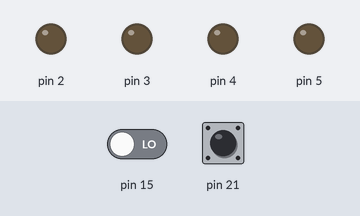
Bench run of a sketch on a simulated Arduino Mega 2560, built with avr-gcc and run on an emulated ATmega2560. Parts: output pins drawn as LEDs (lit = HIGH). Dashed ring = blinking. The test bench sets the inputs (shaded band); at power-on: pin 15 LOW, pin 21 HIGH.

Above: at 5.0 s.
5.1 s: pin 15 driven HIGH
At 5.17 s:
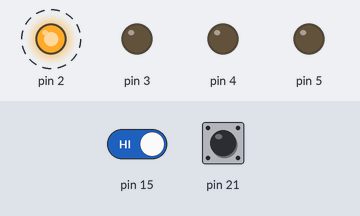
8.1 s: pin 21 pulled LOW for 0.15 s
At 8.6 s:
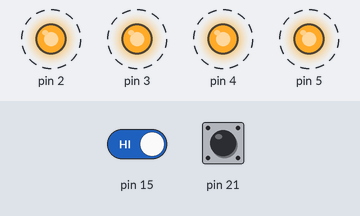
11.1 s: pin 15 driven LOW
At 11.67 s:
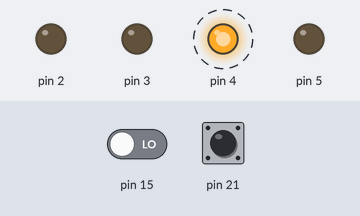
14.1 s: pin 21 pulled LOW for 1 s
At 14.4 s:
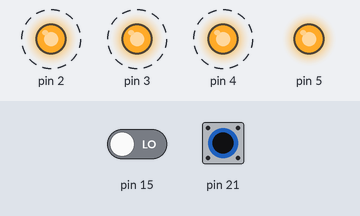
Timing chart, 0 to 18.1 s (numbered marks = the images above; inputs shaded):
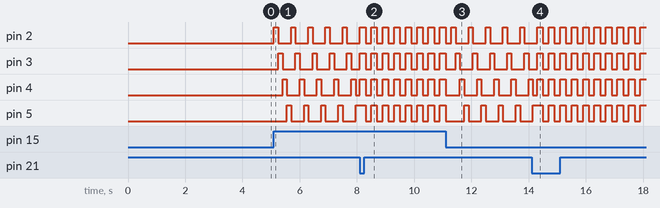

The sketch:

9_add_project.ino
```cpp
#define F_CPU 16000000L
#include <avr/io.h>
#include <avr/interrupt.h>
#include <util/delay.h>
#include <util/atomic.h>

// 매크로 함수 정의
#define set_bit(value, bit) (value |= (1 << bit))
#define clear_bit(value, bit) (value &= ~(1 << bit))

// 모드 관리를 위한 휘발성 변수 선언
// mode 0: 대기, mode 1: 비상 점멸, mode 2: 순차 순환
volatile uint8_t mode = 0;

// 외부 인터럽트 0 서비스 루틴 (INT0)
ISR(INT0_vect) {
    mode = 1; // 비상 모드로 변경
}

// 핀 변화 인터럽트 1 서비스 루틴 (PCINT1)
ISR(PCINT1_vect) {
    mode = 2; // 순환 모드로 변경
}

// 초기화 함수: 레지스터 설정[cite: 1]
void init_systems(void) {
    // 1. LED 핀 설정 (출력 모드)[cite: 1]
    set_bit(DDRE, 4); // 아두이노 2번a
    set_bit(DDRE, 5); // 아두이노 3번
    set_bit(DDRG, 5); // 아두이노 4번
    set_bit(DDRE, 3); // 아두이노 5번

    // 2. 버튼 핀 설정 (입력 모드 및 풀업/풀다운)[cite: 1]
    clear_bit(DDRD, 0); // PD0 (INT0) 입력[cite: 1]
    set_bit(PORTD, 0);  // 내장 풀업 저항 활성화[cite: 1]
    clear_bit(DDRJ, 0); // PJ0 (PCINT9) 입력[cite: 1]

    // 3. 외부 인터럽트 0 설정 (INT0)[cite: 1]
    EIMSK |= (1 << INT0);   // INT0 활성화[cite: 1]
    EICRA |= (1 << ISC01);  // 하강 에지(Falling Edge)에서 발생[cite: 1]

    // 4. 핀 변화 인터럽트 1 설정 (PCINT1)[cite: 1]
    PCICR |= (1 << PCIE1);   // PCINT 그룹 1 활성화[cite: 1]
    PCMSK1 |= (1 << PCINT9); // PJ0 핀 개별 인터럽트 활성화[cite: 1]

    sei(); // 전역 인터럽트 허용[cite: 1]
}

// LED 상태를 모두 끄는 함수
void clear_all_leds(void) {
    clear_bit(PORTE, 4);
    clear_bit(PORTE, 5);
    clear_bit(PORTG, 5);
    clear_bit(PORTE, 3);
}

int main(void) {
    init_systems();
    uint8_t current_mode;

    while (1) {
        // 인터럽트로부터 안전하게 모드 값 복사 (무결성 확보)[cite: 1]
        ATOMIC_BLOCK(ATOMIC_RESTORESTATE) {
            current_mode = mode;
        }

        if (current_mode == 1) { // 모드 1: 비상 모드 (전체 깜빡)
            set_bit(PORTE, 4); set_bit(PORTE, 5); set_bit(PORTG, 5); set_bit(PORTE, 3);
            _delay_ms(200);
            clear_all_leds();
            _delay_ms(200);
        }
        else if (current_mode == 2) { // 모드 2: 순환 모드 (하나씩 이동)
            clear_all_leds(); set_bit(PORTE, 4); _delay_ms(150);
            clear_all_leds(); set_bit(PORTE, 5); _delay_ms(150);
            clear_all_leds(); set_bit(PORTG, 5); _delay_ms(150);
            clear_all_leds(); set_bit(PORTE, 3); _delay_ms(150);
        }
    }
    return 0;
}
```

Measured:
- after the input at 5.1 s, pin 2: alternates HIGH for 0.15 s and LOW for 0.45 s, starting at once; pin 3: alternates HIGH for 0.15 s and LOW for 0.45 s, starting after 0.15 s; pin 4: alternates HIGH for 0.15 s and LOW for 0.45 s, starting after 0.30 s; pin 5: alternates HIGH for 0.15 s and LOW for 0.45 s, starting after 0.45 s
- after the input at 8.1 s, pin 2, pin 5: alternates HIGH for 0.20 s and LOW for 0.20 s, starting after 0.20 s; pin 3, pin 4: alternates HIGH for 0.20 s and LOW for 0.20 s, starting at once
- after the input at 11.1 s, pin 4: alternates HIGH for 0.15 s and LOW for 0.45 s, starting after 0.50 s
- after the input at 14.1 s, pin 2: alternates HIGH for 0.20 s and LOW for 0.20 s, starting after 0.40 s; pin 3, pin 4: alternates HIGH for 0.20 s and LOW for 0.20 s, starting after 0.20 s
